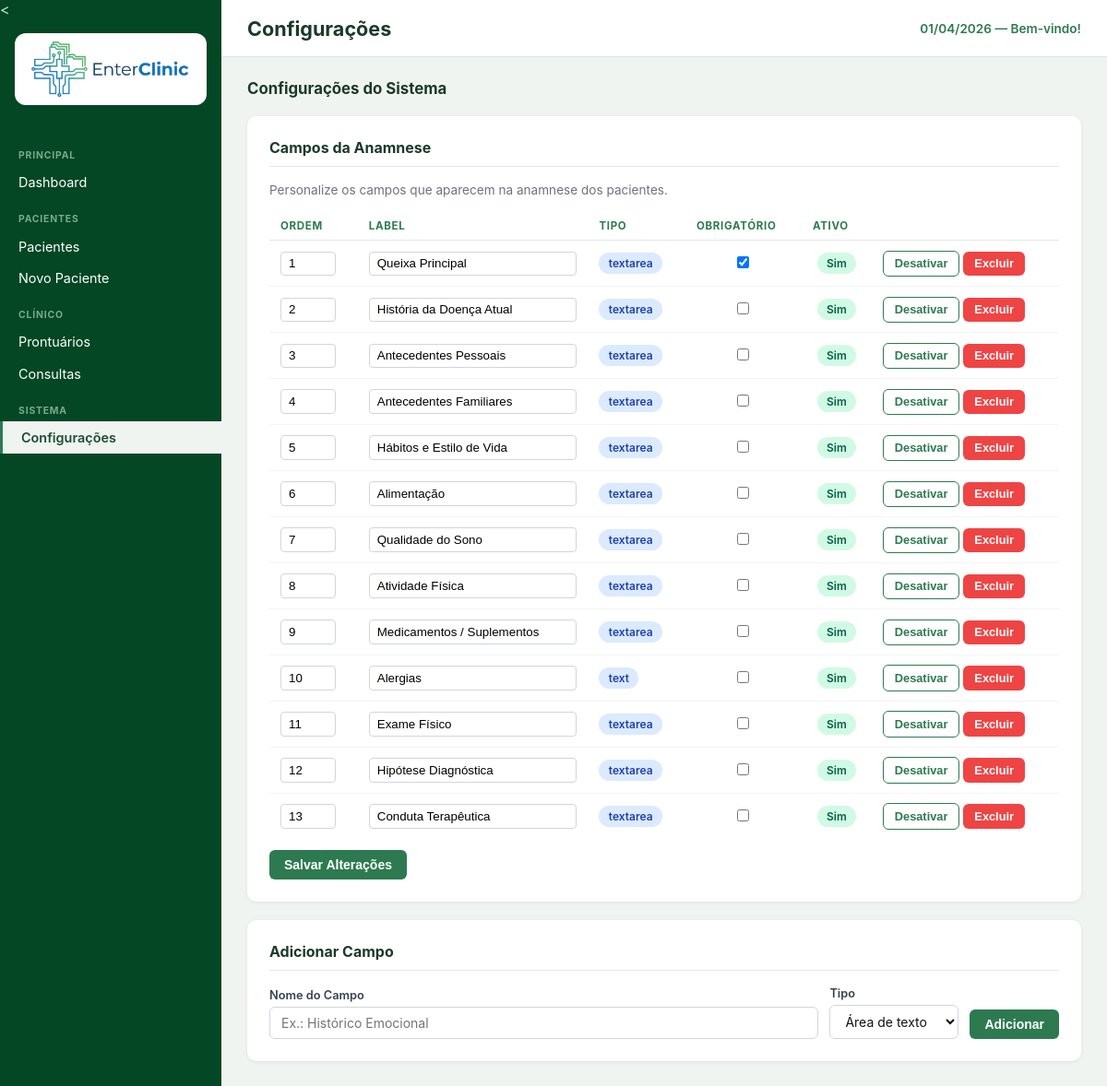
The app's page /configuracoes.php, older data.
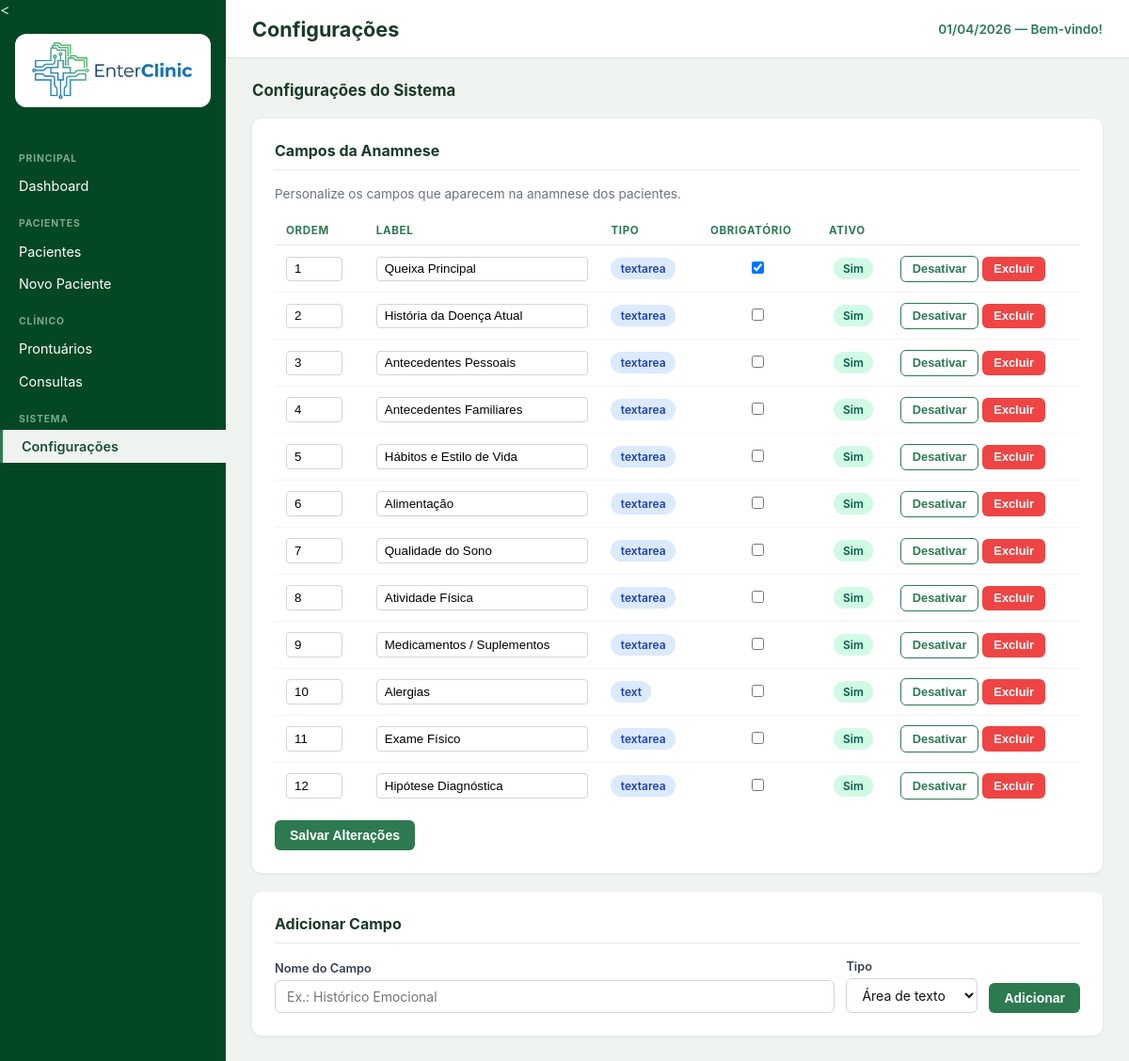
The same page, newer data.
### tables this page shows
CREATE TABLE `campos_anamnese` (
  `id` int(11) NOT NULL,
  `nome` varchar(100) NOT NULL,
  `label` varchar(100) NOT NULL,
  `tipo` enum('textarea','text','select') DEFAULT 'textarea',
  `opcoes` text DEFAULT NULL,
  `obrigatorio` tinyint(1) DEFAULT 0,
  `ativo` tinyint(1) DEFAULT 1,
  `ordem` int(11) DEFAULT 0
);

### config.php (called while the page is built, shortened)
<?php
function sanitize(string $s): string {
    return htmlspecialchars(trim($s), ENT_QUOTES, 'UTF-8');
}

### configuracoes.php (the view, shortened to what this page needs)
<?php
require 'config.php';
$db = db();
$campos = $db->query("SELECT * FROM campos_anamnese ORDER BY ordem ASC")->fetchAll();
include 'includes/header.php';
?>
<div class="page-bar">
    <h2>Configurações do Sistema</h2>
</div>
<div class="card">
    <h2>Campos da Anamnese</h2>
    <p style="color:#6b7280;font-size:.85rem;margin-bottom:1rem;">Personalize os campos que aparecem na anamnese dos pacientes.</p>
    <form method="post">
        <table>
            <thead>
                <tr><th>ORDEM</th><th>LABEL</th><th>TIPO</th><th>OBRIGATÓRIO</th><th>ATIVO</th><th></th></tr>
            </thead>
            <tbody>
                <?php foreach ($campos as $c): ?>
                <tr>
                    <td>
                        <input type="number" name="campo[<?= $c['id'] ?>][ordem]" value="<?= (int)$c['ordem'] ?>"
                               style="width:60px;padding:.3rem .5rem;border:1px solid #d1d5db;border-radius:4px;">
                    </td>
                    <td>
                        <input type="text" name="campo[<?= $c['id'] ?>][label]" value="<?= sanitize($c['label']) ?>"
                               style="width:100%;padding:.3rem .5rem;border:1px solid #d1d5db;border-radius:4px;">
                    </td>
                    <td><span class="badge badge-blue"><?= sanitize($c['tipo']) ?></span></td>
                    <td style="text-align:center;">
                        <input type="checkbox" name="campo[<?= $c['id'] ?>][obrigatorio]" <?= $c['obrigatorio'] ? 'checked' : '' ?>>
                    </td>
                    <td style="text-align:center;">
                        <span class="badge <?= $c['ativo'] ? 'badge-green' : 'badge-gray' ?>"><?= $c['ativo'] ? 'Sim' : 'Não' ?></span>
                    </td>
                    <td style="white-space:nowrap;">
                        <form method="post" style="display:inline;">
                            <button type="submit" class="btn btn-outline btn-sm"><?= $c['ativo'] ? 'Desativar' : 'Ativar' ?></button>
                        </form>
                        <form method="post" style="display:inline;" onsubmit="return confirmDelete(this);">
                            <button type="submit" class="btn btn-danger btn-sm">Excluir</button>
                        </form>
                    </td>
                </tr>
                <?php endforeach; ?>
            </tbody>
        </table>
        <div class="form-actions" style="margin-top:.75rem;">
            <button type="submit" class="btn btn-primary">Salvar Alterações</button>
        </div>
    </form>
</div>
<div class="card">
    <h2>Adicionar Campo</h2>
    <form method="post" style="display:flex;gap:.75rem;align-items:flex-end;flex-wrap:wrap;">
        <div class="form-group" style="flex:1;min-width:180px;">
            <label>Nome do Campo</label>
            <input type="text" name="new_label" placeholder="Ex.: Histórico Emocional" required>
        </div>
        <div class="form-group" style="min-width:140px;">
            <label>Tipo</label>
            <select name="new_tipo">
                <option value="textarea">Área de texto</option>
            </select>
        </div>
        <button type="submit" class="btn btn-primary">Adicionar</button>
    </form>
</div>
<?php include 'includes/footer.php'; ?>

Row changes from the older to the newer data that the page shows:
removed campos_anamnese: id+ordem "13", label "Conduta Terapêutica", tipo "textarea", ativo "Sim"
